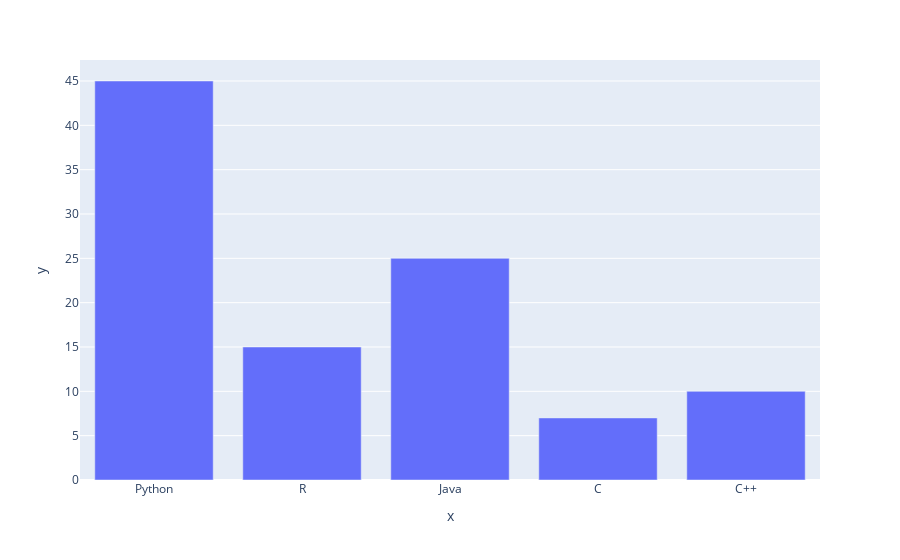

Write notebook code for a chart like this one.
### Code cell
fig = px.bar(x=['Python', 'R', 'Java', 'C', 'C++'], 
             y=[45, 15, 25, 7, 10])
fig.show()

### Figure 1 — Plotly figure (JSON) as saved in the notebook; plotly's stock layout.template omitted (floating-point values rounded to 4 significant figures)
{"data": [{"alignmentgroup": "True", "hovertemplate": "x=%{x}<br>y=%{y}<extra></extra>", "legendgroup": "", "marker": {"color": "#636efa", "pattern": {"shape": ""}}, "name": "", "offsetgroup": "", "orientation": "v", "showlegend": false, "textposition": "auto", "type": "bar", "x": ["Python", "R", "Java", "C", "C++"], "xaxis": "x", "y": [45, 15, 25, 7, 10], "yaxis": "y"}], "layout": {"barmode": "relative", "legend": {"tracegroupgap": 0}, "margin": {"t": 60}, "xaxis": {"anchor": "y", "domain": [0, 1], "title": {"text": "x"}}, "yaxis": {"anchor": "x", "domain": [0, 1], "title": {"text": "y"}}}}
